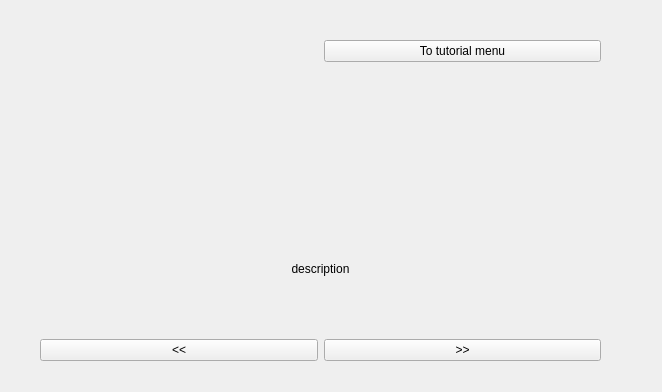
<?xml version="1.0" encoding="UTF-8"?>
<ui version="4.0">
 <class>TutorialPage</class>
 <widget class="QWidget" name="TutorialPage">
  <property name="geometry">
   <rect>
    <x>0</x>
    <y>0</y>
    <width>662</width>
    <height>392</height>
   </rect>
  </property>
  <property name="windowTitle">
   <string>Form</string>
  </property>
  <widget class="QWidget" name="gridLayoutWidget">
   <property name="geometry">
    <rect>
     <x>40</x>
     <y>40</y>
     <width>561</width>
     <height>321</height>
    </rect>
   </property>
   <layout class="QGridLayout" name="gridLayout">
    <item row="3" column="1">
     <widget class="QPushButton" name="next">
      <property name="text">
       <string>&gt;&gt;</string>
      </property>
     </widget>
    </item>
    <item row="2" column="0" colspan="2">
     <widget class="QLabel" name="text">
      <property name="layoutDirection">
       <enum>Qt::LeftToRight</enum>
      </property>
      <property name="text">
       <string>description</string>
      </property>
      <property name="alignment">
       <set>Qt::AlignCenter</set>
      </property>
     </widget>
    </item>
    <item row="1" column="0" colspan="2">
     <widget class="QLabel" name="image">
      <property name="text">
       <string/>
      </property>
     </widget>
    </item>
    <item row="3" column="0">
     <widget class="QPushButton" name="prev">
      <property name="text">
       <string>&lt;&lt;</string>
      </property>
     </widget>
    </item>
    <item row="0" column="1">
     <widget class="QPushButton" name="pushButton">
      <property name="text">
       <string>To tutorial menu</string>
      </property>
     </widget>
    </item>
   </layout>
  </widget>
 </widget>
 <resources/>
 <connections/>
</ui>
